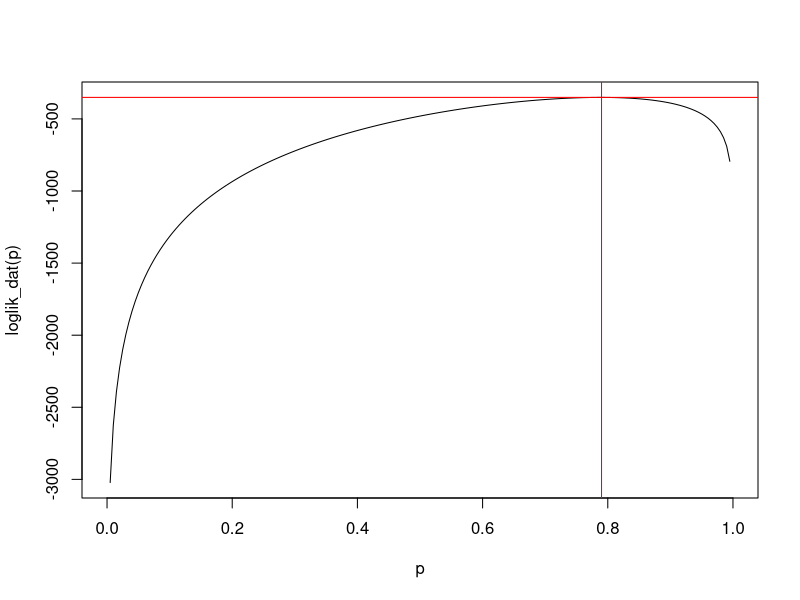

Generate this figure with R:
## ---- chunk 1
knitr::opts_chunk$set(echo = TRUE)
## ---- chunk 2
loglik_measles <- function(a,b,c,d) {
  
  function(p){
    q <- 1 - p
    a*log(q^2) + b*log(p*q^2) +c*log(2*p^2*q) + d*log(p^2)
  }
}
## ---- chunk 3
loglik_dat <- loglik_measles(a = 34,
                             b = 25,
                             c = 36,
                             d = 239)

loglik_dat
## ---- chunk 4
p <- seq(0, 1, 0.005)

p_hat <- p[loglik_dat(p) >= max(loglik_dat(p))] 
p_hat # 0.79

q_hat <- 1 - p_hat
q_hat # 0.21
## ---- chunk 5
plot(p, loglik_dat(p), type = "l")
abline(v = p_hat, col = "red")
abline(h = max(loglik_dat(p)), col = "red")
## ---- chunk 6
n <- 334

# {1}
n*q_hat^2

# {1^2}
n*2*p_hat*q_hat^2

# {1^3}
n*2*p_hat^2*q_hat

# {12}
n*p_hat^2
## ---- chunk 7
p <- 0.8
q <- 1 - p
rmultinom(n = 1,
          size = 334,
          prob = c(q^2, p*q^2, 2*p^2*q, p^2))
## ---- chunk 8
p <- 0.7
q <- 1 - p
rmultinom(n = 1,
          size = 500,
          prob = c(q^3, 3*p*q^4, 6*p^2*q^4, 6*p^3*q^3, 3*p^3*q^2, 3*p^2*q^2, 3*p^3*q, p^3))
## ---- chunk 9
sir_cb <- function(q = NA,
                   R0 = NA,
                   N,
                   MAXTIME = 100,
                   I0 = 1,
                   S0 = N - I0){
  if (is.na(q))
    q <- 1 - R0/N
  
  # initial conditions
  I <- I0
  S <- S0
  
  for(t in seq_len(MAXTIME)){
    
    I <- c(I, rbinom(n = 1,
                     size = S[t],
                     prob = 1 - q^I[t]))
    
    S <- c(S, S[t] - I[t + 1])
    
    if(I[t + 1] == 0) break
    
  }
  
  return(
    data.frame(t = 0:t,
               I = I,
               S = S))
}
## ---- chunk 10
sir_cb(q = 0.5, N = 3)
## ---- chunk 11
res <- list()
inf <- NULL

for (i in 1:334){
  
  res[[i]] <- sir_cb(q = 0.21, N = 3)
  inf[i] <- paste(res[[i]]$I, collapse = ",")
}
## ---- chunk 12
table(inf)
